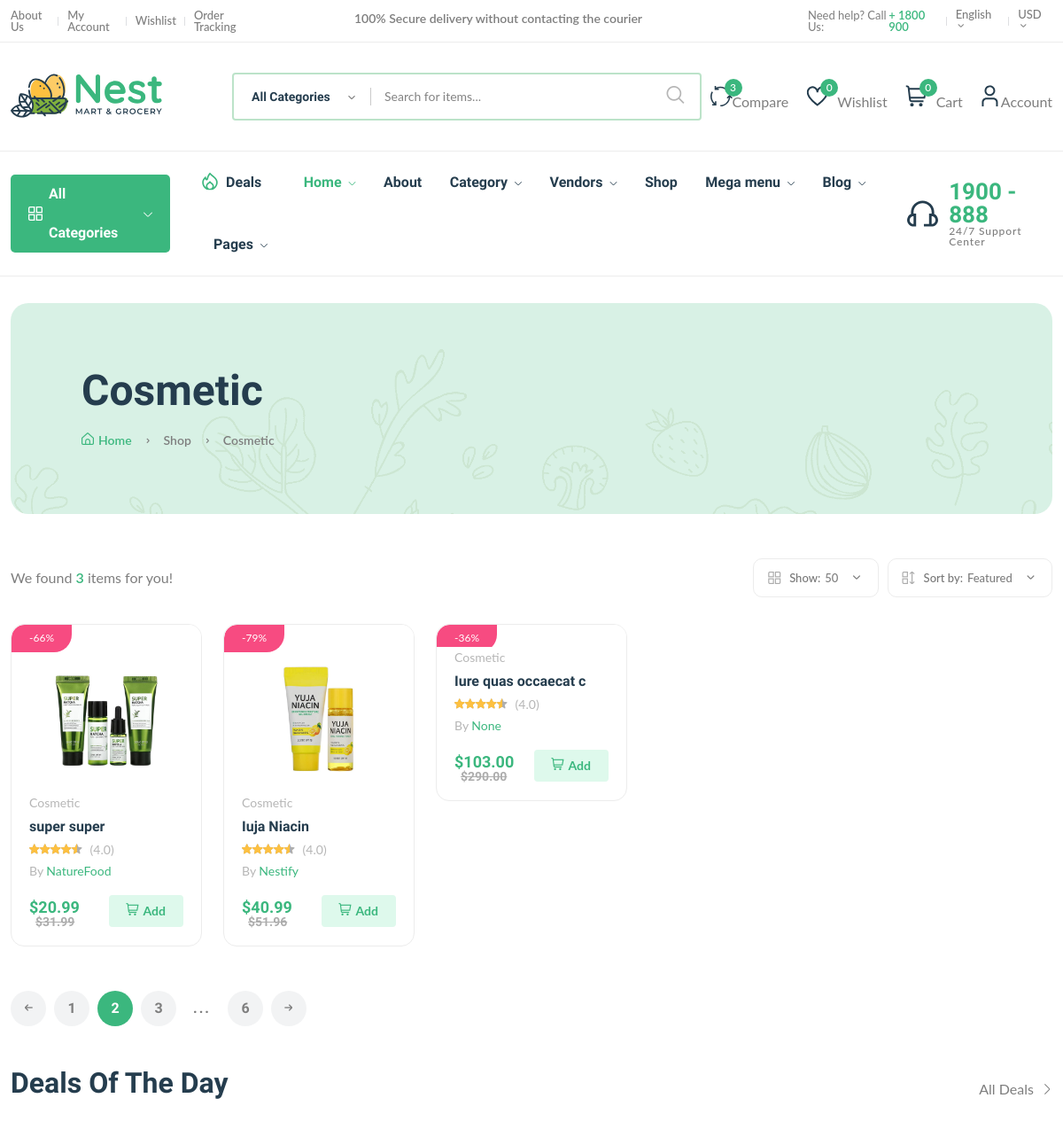
Before: /categories/cosmetic/cat343e35e415/ (upper part) with the older database file.
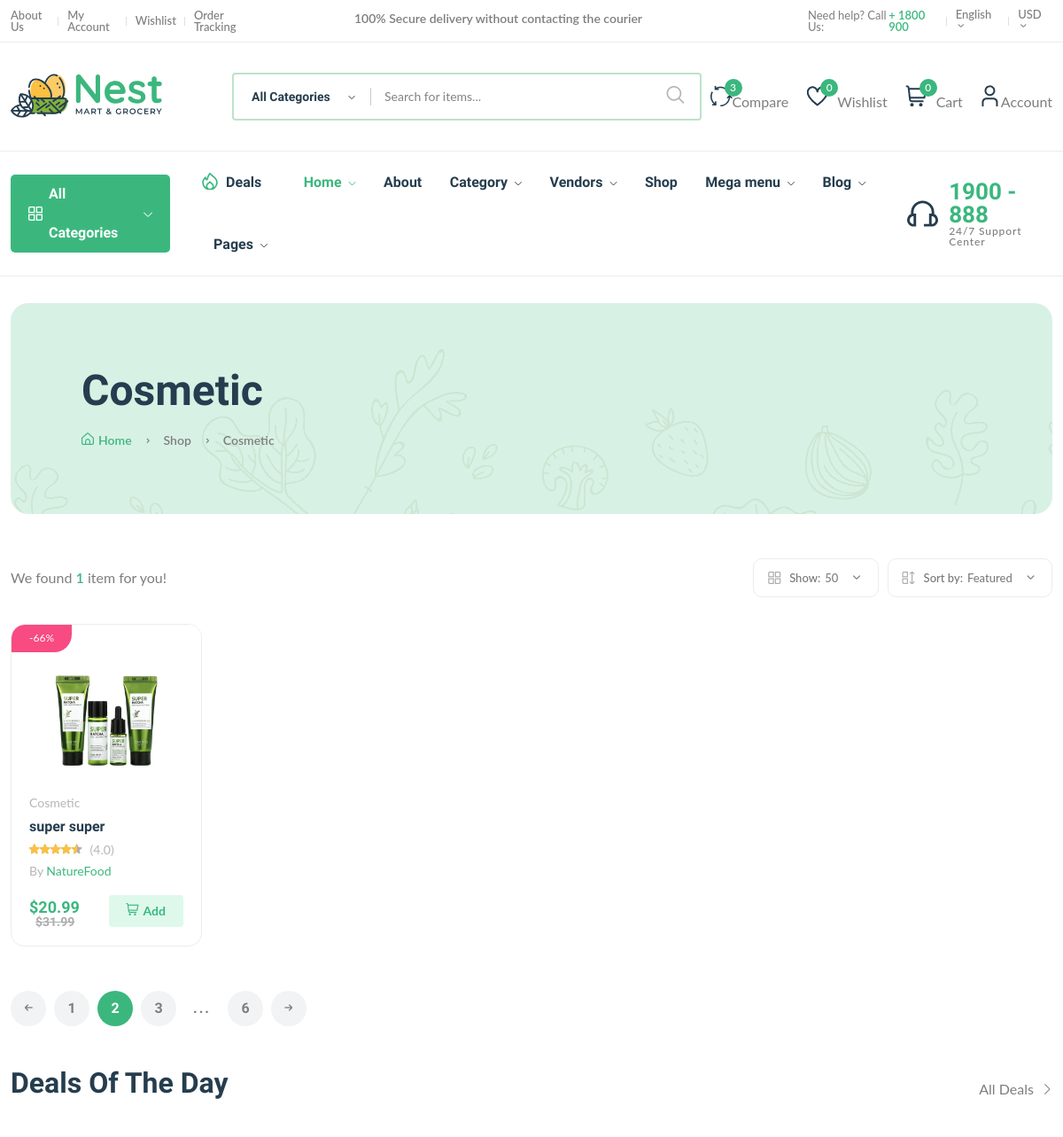
After: the same page with the newer database file.
### core/models.py (models this page shows, shortened)
class Category(models.Model):
    cid = ShortUUIDField(
        unique=True,
        length=10,
        max_length=30,
        prefix='cat',
        alphabet='abcdefgh12345'
        )
    title = models.CharField(max_length=100, default='This is a category')
    image = models.ImageField(upload_to='category/', default='category.jpg')
    class Meta:
        verbose_name_plural = 'categories'
    def __str__(self):
        return str(self.title)

class Product(models.Model):
    STATUS= (
        ("draft", 'Draft'),
        ("disabled", 'Disabled'),
        ("rejected", 'Rejected'),
        ("in_review", 'In review'),
        ("published", 'Published'),
    )
    pid = ShortUUIDField(
        unique=True,
        length=10,
        max_length=30,
        alphabet='abcdefgh12345'
        )
    user = models.ForeignKey(User, on_delete=models.SET_NULL, null=True) # noqa
    category = models.ForeignKey(
        Category,
        on_delete=models.SET_NULL,
        null=True,
        related_name='category',
        )
    vendor = models.ForeignKey(
        Vendor,
        on_delete=models.SET_NULL,
        null=True,
        related_name='vendor'
        )
    title = models.CharField(max_length=100, default="Title here")
    image = models.ImageField(upload_to=user_directory_path, default='product.jpg') # noqa
    description = CKEditor5Field(null=True, blank=True, default='This is a product', config_name='extends') # noqa
    price = models.DecimalField(max_digits=99999999, decimal_places=2, default='0.99') # noqa
    old_price = models.DecimalField(max_digits=99999999, decimal_places=2, default='1.99') # noqa
    specifications = CKEditor5Field(null=True, blank=True, default='Specification', config_name='extends') # noqa
    tags = TaggableManager(blank=True)
    product_status = models.CharField(choices=STATUS, max_length=10, default='in_review') # noqa
    status = models.BooleanField(default=True)
    in_stock = models.BooleanField(default=True)
    featured = models.BooleanField(default=False)
    digital = models.BooleanField(default=False)
    stock_count = models.PositiveIntegerField(blank=True, null=True)
    product_type = models.CharField(max_length=100, default="Ornganic", blank=True, null=True)
    manufactured = models.DateTimeField(auto_now_add=False, null=True, blank=True)
    life = models.CharField(max_length=100, default="100 Days", blank=True, null=True)
    sku = ShortUUIDField(
        unique=True,
        length=4,
        max_length=10,
        prefix='sku',
        alphabet='1234567890'
        )
    date = models.DateTimeField(auto_now_add=True)
    updated = models.DateTimeField(auto_now=True)
    def get_percentage(self):
        new_price = (self.price / self.old_price) * 100
        return new_price

class Vendor(models.Model):
    vid = ShortUUIDField(
        unique=True,
        length=10,
        max_length=30,
        prefix='ven',
        alphabet='abcdefgh12345'
        )
    user = models.ForeignKey(User, on_delete=models.SET_NULL, null=True)
    title = models.CharField(max_length=100, default="Nestify")
    image = models.ImageField(upload_to=user_directory_path, default='vendor.jpg') # noqa
    cover_image = models.ImageField(upload_to=user_directory_path, default='vendor.jpg') # noqa
    description = CKEditor5Field(null=True, blank=True, default='I am a vendor', config_name='extends') # noqa
    address = models.CharField(max_length=100, default='123 Street Road')
    contact = models.CharField(max_length=100, default='+123 (456) 789')
    chat_resp_time = models.CharField(max_length=100, default='100')
    shipping_on_time = models.CharField(max_length=100, default='100')
    authentic_rating = models.CharField(max_length=100, default='100')
    days_return = models.CharField(max_length=100, default='100')
    warranty_period = models.CharField(max_length=100, default='100')
    date = models.DateTimeField(auto_now_add=True, null=True, blank=True)
    class Meta:
        verbose_name = 'Vendor'
        verbose_name_plural = 'Vendors'
    def __str__(self):
        return str(self.title)

### core/views.py (the view)
def product_per_category(request, category_name, cid):
    category = Category.objects.get(cid=cid)
    products = Product.objects.filter(
        product_status='published',
        category=category,
        stock_count__gt=0
        )
    context = {
        'category': category,
        'products': products,
    }
    return render(request, 'core/product_per_category.html', context)

### templates/core/product_per_category.html (shortened to what this page needs)
{% extends 'base.html' %}
{% load static %}
{% block content %}
<main class="main">
  <div class="page-header mt-30 mb-50">
    <div class="container">
      <div class="archive-header">
        <div class="row align-items-center">
          <div class="col-xl-3">
            <h1 class="mb-15">{{ category.title | capfirst }}</h1>
            <div class="breadcrumb">
              <a href="{% url 'home' %}" rel="nofollow"
                ><i class="fi-rs-home mr-5"></i>Home</a
              >
              <span></span> Shop <span></span> {{ category.title | capfirst }}
            </div>
          </div>
        </div>
      </div>
    </div>
  </div>
  <div class="container mb-30">
    <div class="row">
      <div class="col-12">
        <div class="shop-product-fillter">
          <div class="totall-product">
            <p>
              We found
              <strong class="text-brand">{{products.count}}</strong>
              item{{products.count | pluralize:"s"}} for you!
            </p>
          </div>
          <div class="sort-by-product-area">
            <div class="sort-by-cover mr-10">
              <div class="sort-by-product-wrap">
                <div class="sort-by">
                  <span><i class="fi-rs-apps"></i>Show:</span>
                </div>
                <div class="sort-by-dropdown-wrap">
                  <span> 50 <i class="fi-rs-angle-small-down"></i></span>
                </div>
              </div>
            </div>
            <div class="sort-by-cover">
              <div class="sort-by-product-wrap">
                <div class="sort-by">
                  <span><i class="fi-rs-apps-sort"></i>Sort by:</span>
                </div>
                <div class="sort-by-dropdown-wrap">
                  <span> Featured <i class="fi-rs-angle-small-down"></i></span>
                </div>
              </div>
            </div>
          </div>
        </div>
        <div class="row product-grid">
          {% for prod in products %}
          <div class="col-lg-1-5 col-md-4 col-12 col-sm-6">
            <div class="product-cart-wrap mb-30">
              <div class="product-img-action-wrap">
                <div class="product-img product-img-zoom">
                  <a href="{% url 'product_detail' prod.category prod.pid %}">
                    <img class="default-img" src="{{ prod.image.url}}" alt="" />
                  </a>
                </div>
                <div
                  class="product-badges product-badges-position product-badges-mrg"
                >
                  <span class="hot"
                    >-{{prod.get_percentage | floatformat:0}}%</span
                  >
                </div>
              </div>
              <div class="product-content-wrap">
                <div class="product-category">
                  <span class="text-muted">{{prod.category | capfirst}}</span>
                </div>
                <h2>
                  <a href="{% url 'product_detail' prod.category prod.pid %}"
                    >{{prod.title}}
                  </a>
                </h2>
                <div class="product-rate-cover">
                  <div class="product-rate d-inline-block">
                    <div class="product-rating" style="width: 90%"></div>
                  </div>
                  <span class="font-small ml-5 text-muted"> (4.0)</span>
                </div>
                <div>
                  <span class="font-small text-muted"
                    >By
                    <a
                      href="{% url 'vendor_detail' prod.vendor prod.vendor.vid %}"
                      >{{prod.vendor}}</a
                    >
                  </span>
                </div>
                <div class="product-card-bottom">
                  <div class="product-price lh-1">
                    <span class="current-price-{{ prod.pid }}">${{ prod.price }}</span>
                    <span class="old-price">${{prod.old_price}}</span>
                  </div>
                  <div class="add-cart">
                    <button
                      class="add add-to-cart-btn"
                      style="border: none;"
                      href="#"
                      data-index="{{ prod.pid }}"
                      id="add-to-cart-btn"
                      ><i class="fi-rs-shopping-cart mr-5"></i>Add
                    </button>
                  </div>
                </div>
              </div>
            </div>
          </div>
          {% endfor %}
        </div>
        <div class="pagination-area mt-20 mb-20">
          <nav aria-label="Page navigation example">
            <ul class="pagination justify-content-start">
              <li class="page-item">
                <a class="page-link" href="#"
                  ><i class="fi-rs-arrow-small-left"></i
                ></a>
              </li>
              <li class="page-item"><a class="page-link" href="#">1</a></li>
              <li class="page-item active">
                <a class="page-link" href="#">2</a>
              </li>
              <li class="page-item"><a class="page-link" href="#">3</a></li>
              <li class="page-item">
                <a class="page-link dot" href="#">...</a>
              </li>
              <li class="page-item"><a class="page-link" href="#">6</a></li>
              <li class="page-item">
                <a class="page-link" href="#"
                  ><i class="fi-rs-arrow-small-right"></i
                ></a>
              </li>
            </ul>
          </nav>
        </div>
        <section class="section-padding pb-5">
          <div class="section-title">
            <h3 class="">Deals Of The Day</h3>
            <a class="show-all" href="shop-grid-right.html">
              All Deals
              <i class="fi-rs-angle-right"></i>
            </a>
          </div>
        </section>
      </div>
    </div>
  </div>
</main>
{% endblock %}

Changed rows visible on the page:
removed Product: image (picture), get_percentage "79", category "Cosmetic", title "Iuja Niacin", vendor "Nestify", price "40.99", old_price "51.96"
removed Product: get_percentage "36", category "Cosmetic", title "Iure quas occaecat c", vendor "None", price "103.00", old_price "290.00"
Other visible differences:
{{ products.count }}: "3" → "1"
{{ products.count | pluralize:"s" }}: "s" → (not shown)
